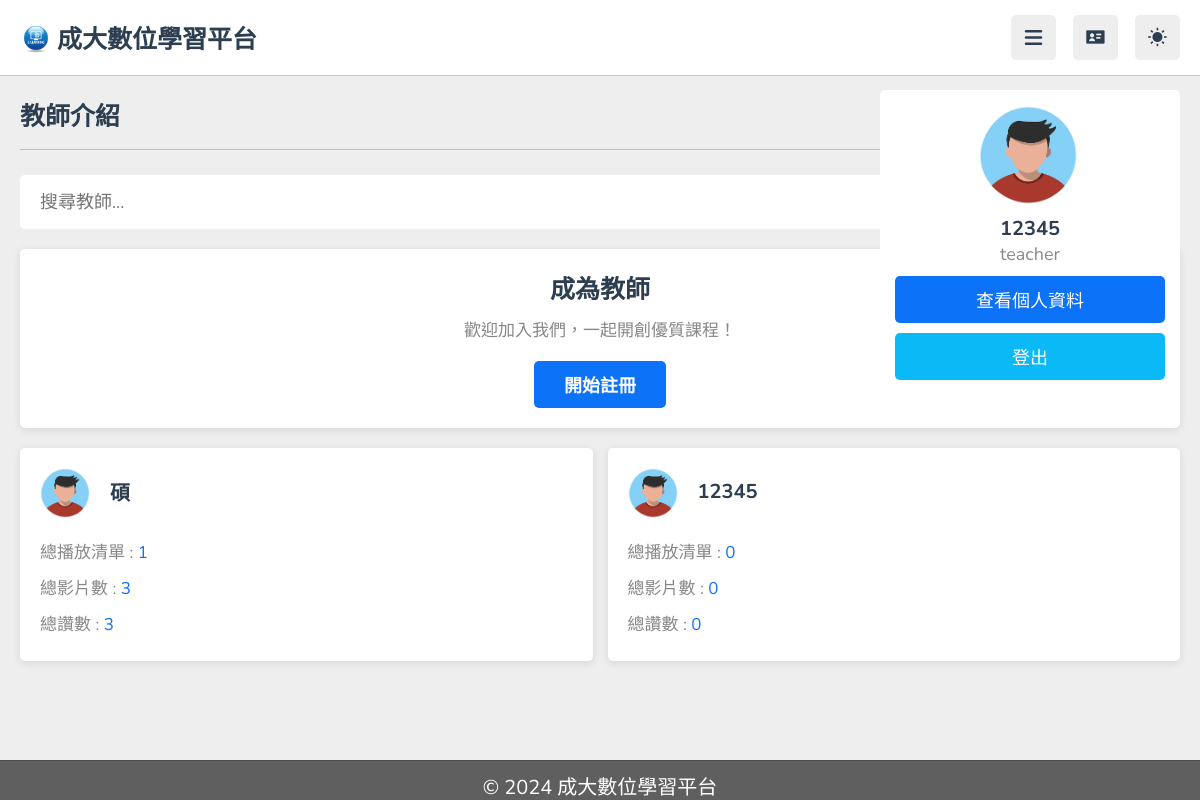
The page /teachers (signed in) on the database its author committed.
### app.py (models this page shows)
class User(db.Model):
    id = db.Column(db.Integer, primary_key=True)
    name = db.Column(db.String(50), nullable=False)
    email = db.Column(db.String(100), nullable=False)
    password = db.Column(db.String(100), nullable=False)
    role = db.Column(db.String(10))

### app.py (the view)
@app.route('/teachers')
def teachers():
    teacher_users = User.query.filter_by(role='teacher').all()
    for teacher in teacher_users:
        courses = Course.query.filter_by(teacher_id=teacher.id).all()
        course_ids = [course.id for course in courses]
        videos = []
        if course_ids:
            videos = Video.query.filter(Video.course_id.in_(course_ids)).all()
        video_ids = [v.id for v in videos]
        teacher.total_playlists = len(courses)
        teacher.total_videos = len(videos)
        if video_ids:
            teacher.total_likes = db.session.query(func.count(VideoLike.id)).filter(VideoLike.video_id.in_(video_ids)).scalar()
        else:
            teacher.total_likes = 0
    return render_template('teachers.html', teachers=teacher_users)

### templates/teachers.html (shortened to what this page needs)
{% extends "base.html" %}
{% block content %}
<section class="teachers">
   <h1 class="heading">教師介紹</h1>
   <form action="" method="post" class="search-tutor">
      <input type="text" name="search_box" placeholder="搜尋教師..." required maxlength="100">
   </form>
   <div class="box-container">
      <div class="box offer">
         <h3>成為教師</h3>
         <p>歡迎加入我們，一起開創優質課程！</p>
         <a href="{{ url_for('register') }}" class="inline-btn">開始註冊</a>
      </div>
   </div>
   <div style="margin-top: 2rem;">
      <div class="box-container">
         {% for teacher in teachers %}
         <div class="box">
            <div class="tutor">
               <img src="{{ url_for('static', filename=teacher.image if teacher.image else 'images/pic-1.png') }}" alt="">
               <div>
                  <h3>{{ teacher.name }}</h3>
               </div>
            </div>
            <p>總播放清單 : <span>{{ teacher.total_playlists if teacher.total_playlists else 0 }}</span></p>
            <p>總影片數 : <span>{{ teacher.total_videos if teacher.total_videos else 0 }}</span></p>
            <p>總讚數 : <span>{{ teacher.total_likes if teacher.total_likes else 0 }}</span></p>
         </div>
         {% endfor %}
      </div>
   </div>
</section>
{% endblock %}

### static/style.css (style rules this page uses)
:root { --main-color:#0C72F7; --red:#e74c3c; --orange: #0CB9F7; --light-color:#888; --light-bg:#eee; --black:#2c3e50; --white:#fff; --border:.1rem solid rgba(0,0,0,.2); }
* { font-family: 'Nunito', sans-serif; margin:0; padding:0; box-sizing: border-box; outline: none; border:none; text-decoration: none; }
html { font-size: 62.5%; overflow-x: hidden; }
body { background-color: var(--light-bg); padding-left: 30rem; }
section { padding:2rem; margin: 0 auto; max-width: 1200px; }
.heading { font-size: 2.5rem; color:var(--black); margin-bottom: 2.5rem; border-bottom: var(--border); padding-bottom: 1.5rem; text-transform: capitalize; }
.inline-btn, .inline-option-btn, .inline-delete-btn, .btn, .delete-btn, .option-btn { border-radius: .5rem; color:#fff; font-size: 1.8rem; cursor: pointer; text-transform: capitalize; padding:1rem 3rem; text-align: center; margin-top: 1rem; }
.inline-btn, .inline-option-btn, .inline-delete-btn { display: inline-block; }
.btn, .inline-btn { background-color: var(--main-color); }
.teachers .search-tutor { margin-bottom: 2rem; border-radius: .5rem; background-color: var(--white); padding: 1.5rem 2rem; display: flex; align-items: center; gap: 1.5rem; }
.teachers .search-tutor input { width: 100%; background: none; font-size: 1.8rem; color: var(--black); }
.teachers .box-container { display: grid; grid-template-columns: repeat(auto-fit, minmax(30rem, 1fr)); gap:1.5rem; justify-content: center; align-items: flex-start; }
.teachers .box-container .box { background-color: var(--white); border-radius: .5rem; padding: 2rem; }
.teachers .box-container .offer { text-align: center; }
.teachers .box-container .offer h3 { font-size: 2.5rem; color: var(--black); text-transform: capitalize; padding-bottom: .5rem; }
.teachers .box-container .offer p { line-height: 1.7; padding: .5rem 0; color: var(--light-color); font-size: 1.7rem; }
.teachers .box-container .box .tutor { display: flex; align-items: center; gap:2rem; margin-bottom: 1.5rem; }
.teachers .box-container .box .tutor img { height: 5rem; width: 5rem; border-radius: 50%; }
.teachers .box-container .box .tutor h3 { font-size: 2rem; color: var(--black); margin-bottom: .2rem; }
.teachers .box-container .box p { padding: .5rem 0; font-size: 1.7rem; color: var(--light-color); }
.teachers .box-container .box p span { color: var(--main-color); }
@media (max-width:1200px) { body { padding-left: 0; } }
.inline-btn { font-weight: bold; display: inline-block; background-color: var(--main-color); color: #fff; font-size: 1.8rem; border-radius: .5rem; padding: 1rem 3rem; text-align: center; margin-top: 1rem; }
.box { position: relative; border-radius: 10px; overflow: hidden; background: #fff; box-shadow: 0 2px 8px rgba(0,0,0,0.1); }

### rows shown on the page
User: name "碩", total_playlists "1", total_videos "3", total_likes "3"
User: name "12345", total_playlists "0", total_videos "0", total_likes "0"

### other values the page prints
{{ session.get('user_name', '訪客') }} "12345"
{{ session.get('user_role', '') }} "teacher"
